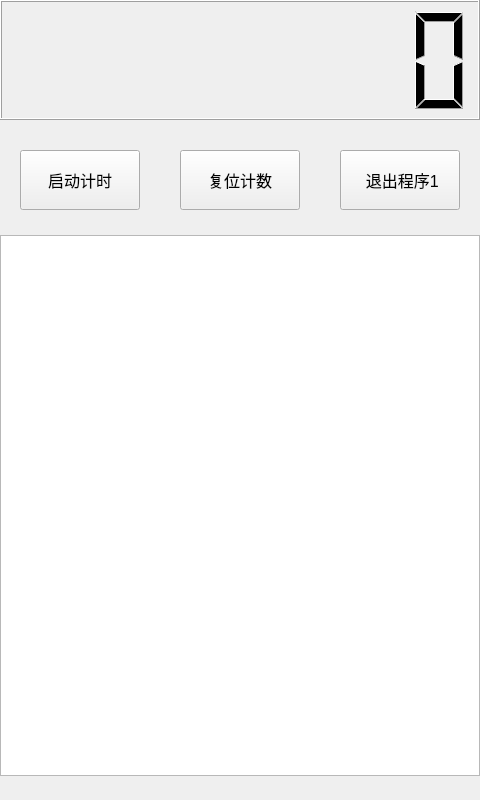
<?xml version="1.0" encoding="UTF-8"?>
<ui version="4.0">
 <class>MainWindow</class>
 <widget class="QMainWindow" name="MainWindow">
  <property name="geometry">
   <rect>
    <x>0</x>
    <y>0</y>
    <width>480</width>
    <height>800</height>
   </rect>
  </property>
  <property name="minimumSize">
   <size>
    <width>400</width>
    <height>600</height>
   </size>
  </property>
  <property name="font">
   <font>
    <family>Ubuntu</family>
    <pointsize>12</pointsize>
   </font>
  </property>
  <property name="windowTitle">
   <string>秒表计时器 1.5</string>
  </property>
  <property name="windowIcon">
   <iconset resource="images.qrc">
    <normaloff>:/images/logo.ico</normaloff>:/images/logo.ico</iconset>
  </property>
  <widget class="QWidget" name="centralwidget">
   <widget class="QLCDNumber" name="lcdNumber">
    <property name="geometry">
     <rect>
      <x>0</x>
      <y>0</y>
      <width>480</width>
      <height>120</height>
     </rect>
    </property>
    <property name="smallDecimalPoint">
     <bool>false</bool>
    </property>
    <property name="digitCount">
     <number>8</number>
    </property>
   </widget>
   <widget class="QPushButton" name="pushButton_start">
    <property name="geometry">
     <rect>
      <x>20</x>
      <y>150</y>
      <width>120</width>
      <height>60</height>
     </rect>
    </property>
    <property name="text">
     <string>启动计时</string>
    </property>
    <property name="checkable">
     <bool>true</bool>
    </property>
    <property name="checked">
     <bool>false</bool>
    </property>
   </widget>
   <widget class="QPushButton" name="pushButton_reset">
    <property name="geometry">
     <rect>
      <x>180</x>
      <y>150</y>
      <width>120</width>
      <height>60</height>
     </rect>
    </property>
    <property name="text">
     <string>复位计数</string>
    </property>
    <property name="checkable">
     <bool>false</bool>
    </property>
   </widget>
   <widget class="QTableView" name="tableView">
    <property name="geometry">
     <rect>
      <x>0</x>
      <y>235</y>
      <width>480</width>
      <height>541</height>
     </rect>
    </property>
   </widget>
   <widget class="QPushButton" name="pushButton_quit">
    <property name="geometry">
     <rect>
      <x>340</x>
      <y>150</y>
      <width>120</width>
      <height>60</height>
     </rect>
    </property>
    <property name="text">
     <string> 退出程序1</string>
    </property>
    <property name="checkable">
     <bool>false</bool>
    </property>
   </widget>
  </widget>
  <action name="action_language">
   <property name="text">
    <string>切换到英文</string>
   </property>
  </action>
 </widget>
 <resources>
  <include location="images.qrc"/>
 </resources>
 <connections/>
</ui>
